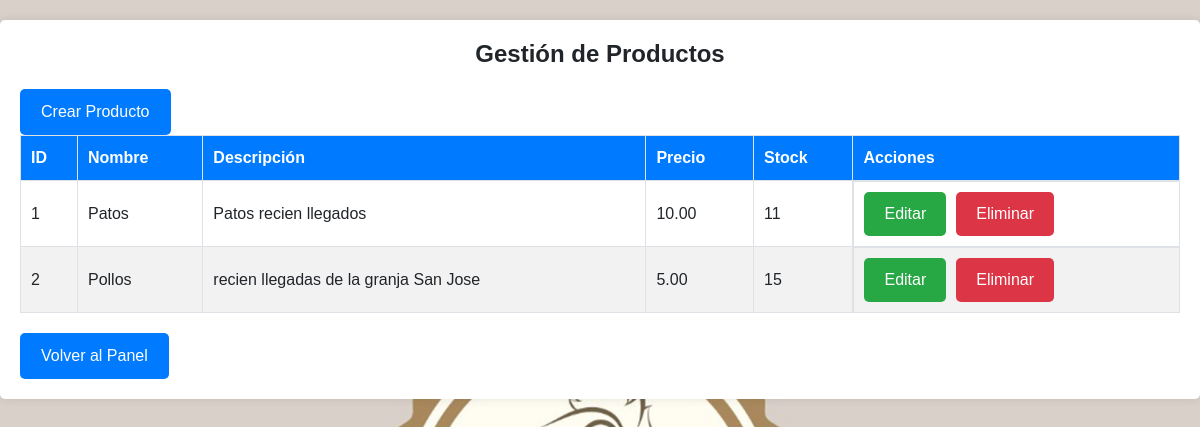
The app's page /productos.php (signed in), older data.
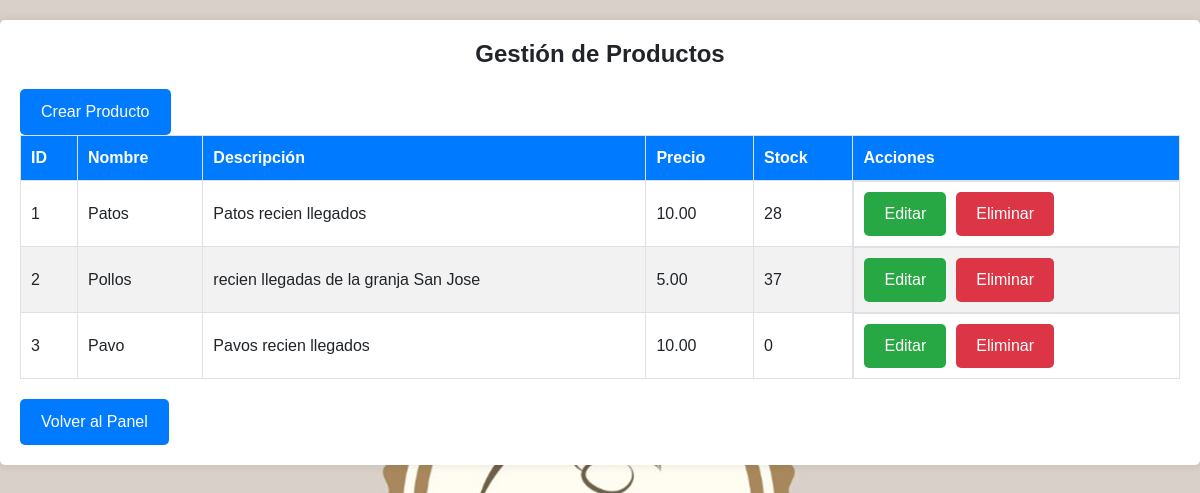
The same page, newer data.
### tables this page shows
CREATE TABLE `productos` (
  `id` int(11) NOT NULL,
  `nombre` varchar(100) NOT NULL,
  `descripcion` varchar(100) DEFAULT NULL,
  `precio` decimal(10,2) NOT NULL,
  `stock` int(11) NOT NULL,
  `date_created` timestamp NOT NULL DEFAULT current_timestamp(),
  `date_modified` timestamp NOT NULL DEFAULT current_timestamp() ON UPDATE current_timestamp()
);

### productos.php (the view, shortened to what this page needs)
<?php
include 'conexion.php';
$sql = "SELECT * FROM productos";
$result = $conn->query($sql);
?>
<!DOCTYPE html>
<html lang="es">
<head>
    <link href="https://cdn.jsdelivr.net/npm/bootstrap@5.3.0-alpha1/dist/css/bootstrap.min.css" rel="stylesheet">
</head>
<body>
<div class="container">
    <h2>Gestión de Productos</h2>
    <a href="crear_producto.php" class="btn">Crear Producto</a>
    <table>
        <thead>
        <tr>
            <th>ID</th>
            <th>Nombre</th>
            <th>Descripción</th>
            <th>Precio</th>
            <th>Stock</th>
            <?php if ($_SESSION['rol_id'] == 1): ?>
                <th>Acciones</th>
            <?php endif; ?>
        </tr>
        </thead>
        <tbody>
        <?php while ($row = $result->fetch_assoc()): ?>
            <tr>
                <td><?php echo $row['id']; ?></td>
                <td><?php echo htmlspecialchars($row['nombre']); ?></td>
                <td><?php echo htmlspecialchars($row['descripcion']); ?></td>
                <td><?php echo $row['precio']; ?></td>
                <td><?php echo $row['stock']; ?></td>
                <?php if ($_SESSION['rol_id'] == 1): ?>
                    <td class="actions">
                        <a href="editar_producto.php?id=<?php echo $row['id']; ?>" class="btn btn-edit">Editar</a>
                        <a href="eliminar_producto.php?id=<?php echo $row['id']; ?>" class="btn btn-delete" onclick="return confirm('¿Estás seguro de que deseas eliminar este producto?')">Eliminar</a>
                    </td>
                <?php endif; ?>
            </tr>
        <?php endwhile; ?>
        </tbody>
    </table>
    <a href="panel.php" class="btn">Volver al Panel</a>
</div>
</body>
</html>

Row changes from the older to the newer data that the page shows:
changed productos "Patos": stock "11" → "28"
changed productos "Pollos": stock "15" → "37"
added productos: id "3", nombre "Pavo", descripcion "Pavos recien llegados", precio "10.00", stock "0"
